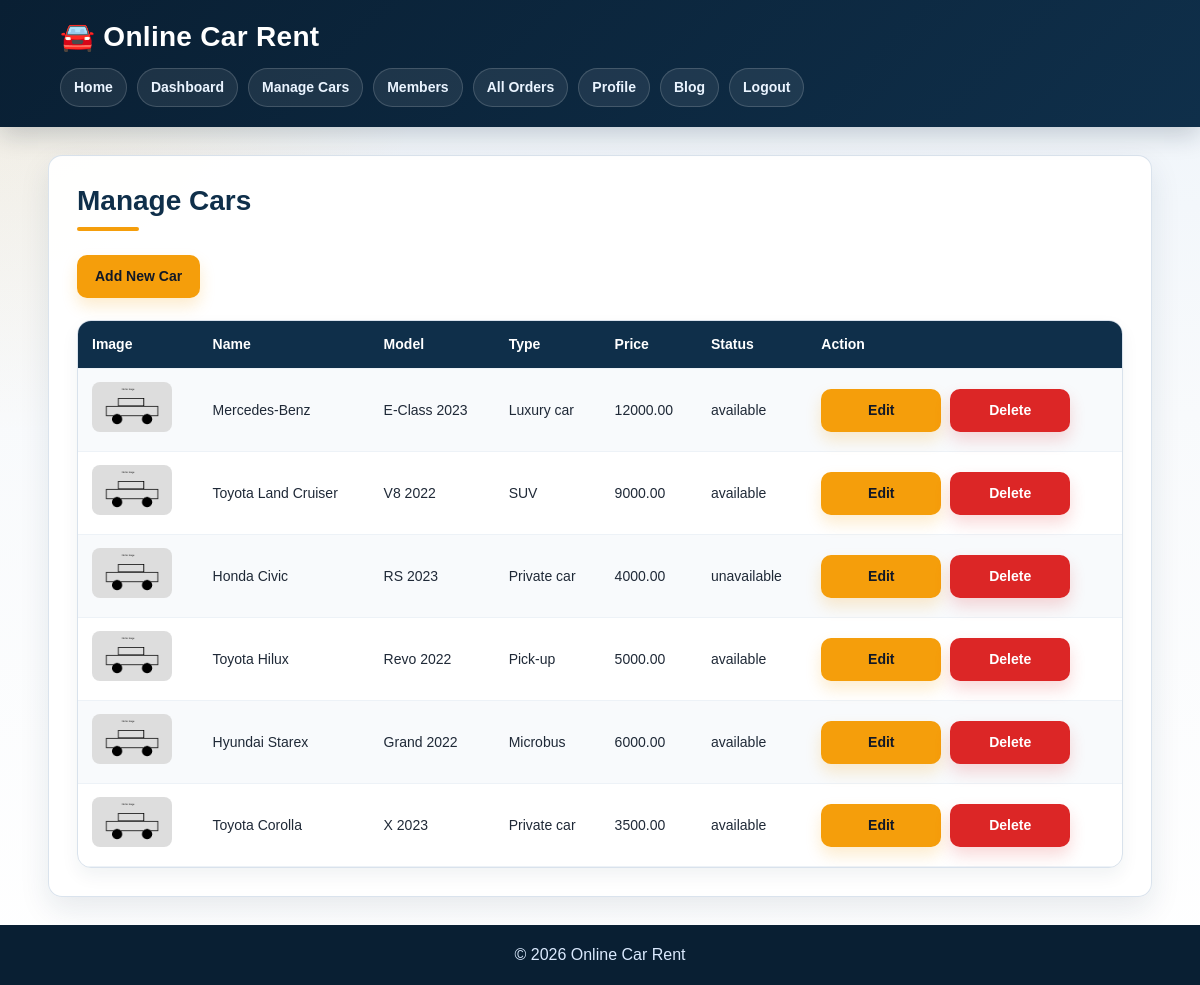
Screenshot of /views/manage_cars.php (signed in) with the database file from the repository.
### tables this page shows
CREATE TABLE `cars` (
  `id`                  INT(11)        NOT NULL AUTO_INCREMENT,
  `name`                VARCHAR(100)   NOT NULL,
  `model`               VARCHAR(100)   NOT NULL,
  `type`                VARCHAR(50)    NOT NULL
                          COMMENT 'Private car | Microbus | Pick-up | SUV | Luxury car',
  `price_per_day`       DECIMAL(10,2)  NOT NULL,
  `availability_status` ENUM('available','unavailable') NOT NULL DEFAULT 'available',
  `image_path`          VARCHAR(255)   DEFAULT NULL,
  `description`         TEXT           DEFAULT NULL,
  `created_at`          TIMESTAMP      NOT NULL DEFAULT CURRENT_TIMESTAMP,
  PRIMARY KEY (`id`)
);

### models/carModel.php (called while the page is built, shortened)
<?php
function getAllCars(){
    $con = getConnection();
    $sql="select * from cars order by id desc";
    return mysqli_query($con, $sql);
}
?>

### views/manage_cars.php (the view, shortened to what this page needs)
<?php
require_once('../models/carModel.php');
include('header.php');
$cars = getAllCars();
?>
<div class="container">
    <h2>Manage Cars</h2>
    <a class="btn" href="car_form.php">Add New Car</a>
    <table>
    <tr>
        <th>Image</th>
        <th>Name</th>
        <th>Model</th>
        <th>Type</th>
        <th>Price</th>
        <th>Status</th>
        <th>Action</th>
    </tr>
    <?php while($car = mysqli_fetch_assoc($cars)){
        if($img = $car['image_path']==''){
            $img = '../assets/no-car.png';
            } else{
                $img = '../' . $car['image_path'];
            } ?>
    <tr>
        <td><img src="<?php echo htmlspecialchars($img); ?>" width="80"></td>
        <td><?php echo htmlspecialchars($car['name']); ?></td>
        <td><?php echo htmlspecialchars($car['model']); ?></td>
        <td><?php echo htmlspecialchars($car['type']); ?></td>
        <td><?php echo htmlspecialchars($car['price_per_day']); ?></td>
        <td><?php echo htmlspecialchars($car['availability_status']); ?></td>
        <td>
            <a class="btn" href="car_form.php?id=<?php echo $car['id']; ?>">Edit</a>
            <a class="btn btn-danger" href="../controllers/carController.php?delete=<?php echo $car['id']; ?>" onclick="return confirm('Delete this car?')">Delete</a>
        </td>
    </tr>
    <?php } ?>
    </table>
</div>
<?php include('footer.php'); ?>

### assets/style.css (style rules this page uses)
:root { --primary: #0f2f4a; --primary-dark: #091f33; --primary-light: #164b73; --accent: #f59e0b; --accent-dark: #d97706; --success: #15803d; --danger: #dc2626; --warning: #f59e0b; --info: #2563eb; --text: #1f2937; --muted: #6b7280; --border: #d9e2ec; --soft: #f5f7fb; --white: #ffffff; --shadow: 0 12px 30px rgba(15, 47, 74, 0.10); --radius: 14px; }
* { box-sizing: border-box; }
html { scroll-behavior: smooth; }
body { margin: 0; min-height: 100vh; font-family: Arial, Helvetica, sans-serif; color: var(--text); background: radial-gradient(circle at top left, rgba(245, 158, 11, 0.12), transparent 28%), linear-gradient(180deg, #eef4fa 0%, #f8fafc 42%, #ffffff 100%); display: flex; flex-direction: column; line-height: 1.5; }
img { max-width: 100%; }
.container, body > .invoice-box, body > .summary, body > .success-box, body > form, body > table, body > h2, body > p { width: min(1120px, 92%); margin-left: auto; margin-right: auto; }
.container { background: rgba(255, 255, 255, 0.94); margin-top: 28px; margin-bottom: 28px; padding: 28px; min-height: 420px; border: 1px solid rgba(217, 226, 236, 0.95); border-radius: var(--radius); box-shadow: var(--shadow); }
h1, h2, h3 { color: var(--primary); line-height: 1.2; }
h2 { margin-top: 0; margin-bottom: 20px; text-align: left; font-size: 28px; }
a { color: var(--primary-light); text-decoration: none; font-weight: 600; }
.auth-box h2::after, .container > h2::after, .section-box > h2::after, body > h2::after { content: ""; display: block; width: 62px; height: 4px; background: var(--accent); border-radius: 999px; margin-top: 10px; }
button, input[type="submit"], .btn, .category-btn { display: inline-flex; align-items: center; justify-content: center; width: auto; min-width: 120px; padding: 11px 18px; background: var(--accent); color: #111827; border: none; border-radius: 10px; font-size: 14px; font-weight: bold; cursor: pointer; text-decoration: none; box-shadow: 0 8px 16px rgba(245, 158, 11, 0.20); transition: 0.2s ease; margin: 4px 5px 4px 0; }
.btn-red, .btn-danger, button.btn-danger, a.btn-danger { background: var(--danger); color: #ffffff; box-shadow: 0 8px 16px rgba(220, 38, 38, 0.18); }
table { border-collapse: separate; border-spacing: 0; width: 100%; margin-top: 18px; background: var(--white); border: 1px solid var(--border); border-radius: 14px; overflow: hidden; box-shadow: 0 8px 18px rgba(15, 47, 74, 0.06); }
th, td { border: none; border-bottom: 1px solid #edf2f7; padding: 13px 14px; text-align: left; font-size: 14px; vertical-align: middle; }
th { background: var(--primary); color: #ffffff; font-weight: bold; }
tr:nth-child(even) { background: #f8fafc; }
td img { border-radius: 8px; object-fit: cover; }

### rows the page displays
cars: name "Mercedes-Benz", model "E-Class 2023", type "Luxury car", price_per_day "12000.00", availability_status "available"
cars: name "Toyota Land Cruiser", model "V8 2022", type "SUV", price_per_day "9000.00", availability_status "available"
cars: name "Honda Civic", model "RS 2023", type "Private car", price_per_day "4000.00", availability_status "unavailable"
cars: name "Toyota Hilux", model "Revo 2022", type "Pick-up", price_per_day "5000.00", availability_status "available"
cars: name "Hyundai Starex", model "Grand 2022", type "Microbus", price_per_day "6000.00", availability_status "available"
cars: name "Toyota Corolla", model "X 2023", type "Private car", price_per_day "3500.00", availability_status "available"
